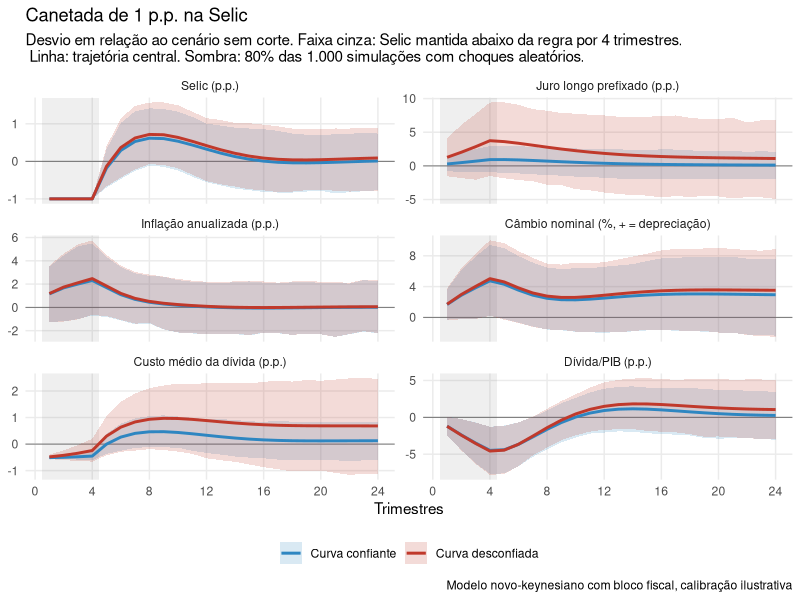
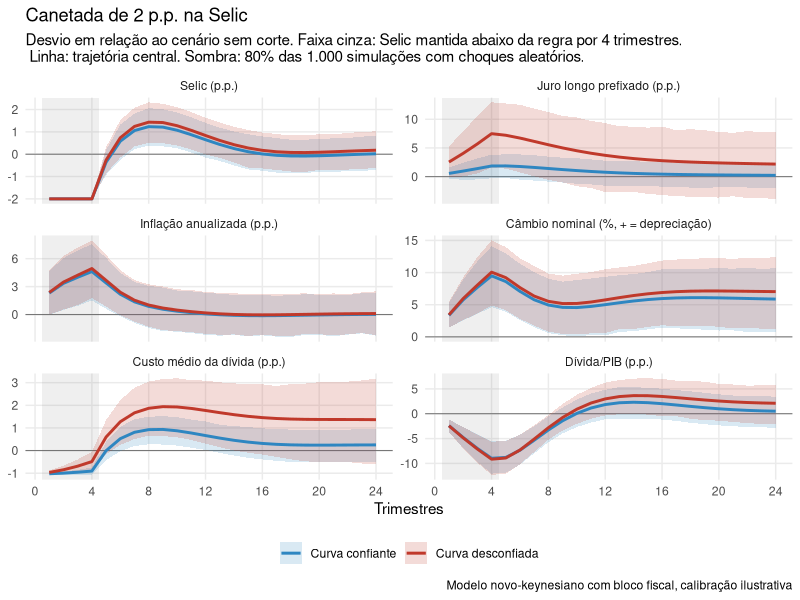
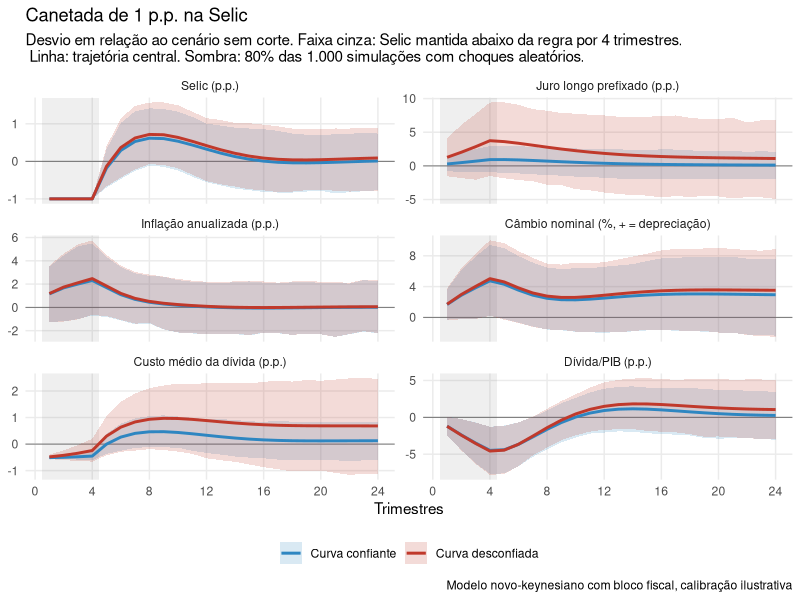
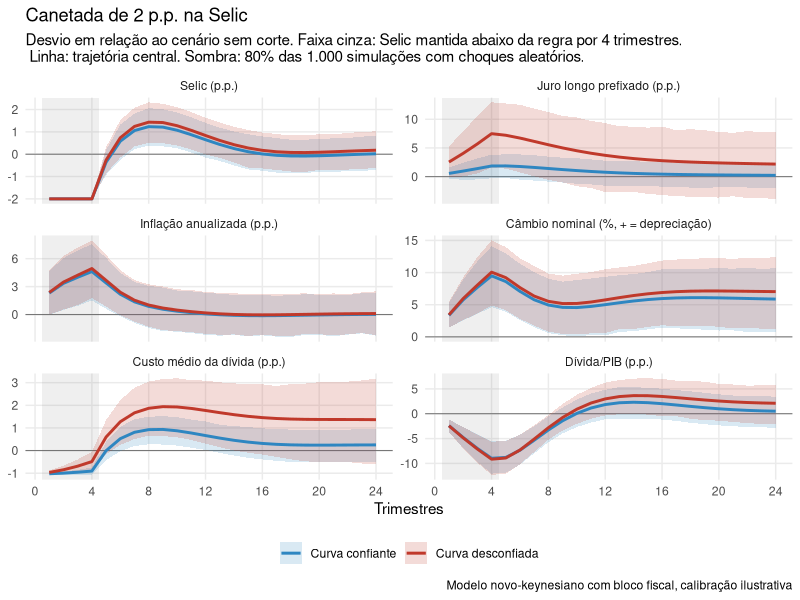

These charts were generated, in order, by the following R code:
# =====================================================================
# Gráficos da simulação da "canetada" (lê resultados_modelo.csv,
# gerado por rodar_modelo.m no Dynare)
# =====================================================================
library(dplyr); library(readr); library(ggplot2); library(scales)

res <- read_csv("resultados_modelo.csv", show_col_types = FALSE) |>
  mutate(regime = factor(regime, 1:2, c("Curva confiante", "Curva desconfiada")),
         corte  = factor(paste0("Corte de ", corte, " p.p."),
                         c("Corte de 1 p.p.", "Corte de 2 p.p.")))

rotulos <- c(
  i              = "Selic (p.p.)",
  il             = "Juro longo prefixado (p.p.)",
  pi             = "Inflação anualizada (p.p.)",
  cambio_nominal = "Câmbio nominal (%, + = depreciação)",
  ief            = "Custo médio da dívida (p.p.)",
  b              = "Dívida/PIB (p.p.)")

graf <- function(dados, titulo, arquivo) {
  g <- dados |>
    filter(variavel %in% names(rotulos)) |>
    mutate(variavel = factor(rotulos[variavel], rotulos)) |>
    ggplot(aes(trimestre, group = regime)) +
    annotate("rect", xmin = 0.5, xmax = 4.5, ymin = -Inf, ymax = Inf,
             fill = "grey50", alpha = 0.12) +
    geom_hline(yintercept = 0, linewidth = 0.3, colour = "grey40") +
    geom_ribbon(aes(ymin = p10, ymax = p90, fill = regime), alpha = 0.18) +
    geom_line(aes(y = deterministico, colour = regime), linewidth = 1) +
    facet_wrap(~variavel, scales = "free_y", ncol = 2) +
    scale_colour_manual(values = c("#2E86C1", "#C0392B"), name = NULL) +
    scale_fill_manual(values = c("#2E86C1", "#C0392B"), name = NULL) +
    scale_x_continuous(breaks = seq(0, 24, 4)) +
    labs(title = titulo,
         subtitle = paste("Desvio em relação ao cenário sem corte. Faixa cinza:",
                          "Selic mantida abaixo da regra por 4 trimestres.\n",
                          "Linha: trajetória central. Sombra: 80% das 1.000 simulações",
                          "com choques aleatórios."),
         x = "Trimestres", y = NULL,
         caption = "Modelo novo-keynesiano com bloco fiscal, calibração ilustrativa") +
    theme_minimal(base_size = 11) +
    theme(legend.position = "bottom", panel.grid.minor = element_blank())
  print(g)
  ggsave(arquivo, g, width = 10, height = 9, dpi = 150)
}

graf(filter(res, corte == "Corte de 1 p.p."),
     "Canetada de 1 p.p. na Selic", "07_modelo_corte_1pp.png")
graf(filter(res, corte == "Corte de 2 p.p."),
     "Canetada de 2 p.p. na Selic", "08_modelo_corte_2pp.png")

# Tabela-resumo: picos e efeito acumulado
res |>
  group_by(regime, corte, variavel) |>
  summarise(pico = deterministico[which.max(abs(deterministico))],
            tri_pico = trimestre[which.max(abs(deterministico))],
            t24 = deterministico[trimestre == 24], .groups = "drop") |>
  filter(variavel %in% names(rotulos)) |>
  arrange(variavel, regime, corte) |>
  print(n = Inf)
